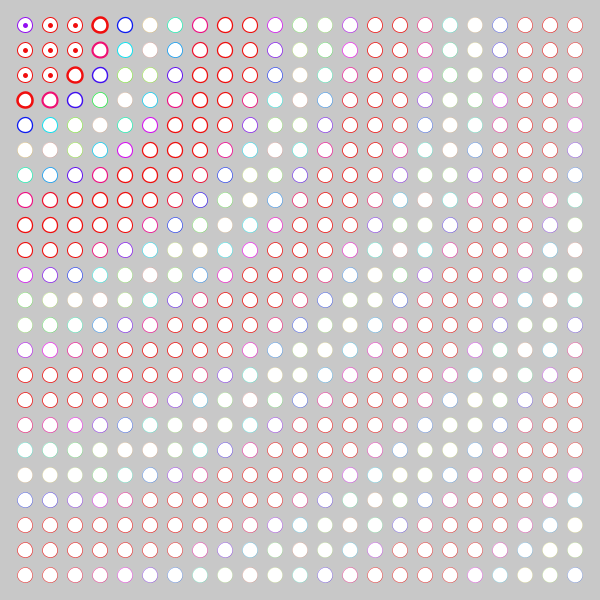
Frame 1 (no input)
Frame 60 (the mouse pressed at the canvas centre just before this capture): identical to frame 1, image omitted
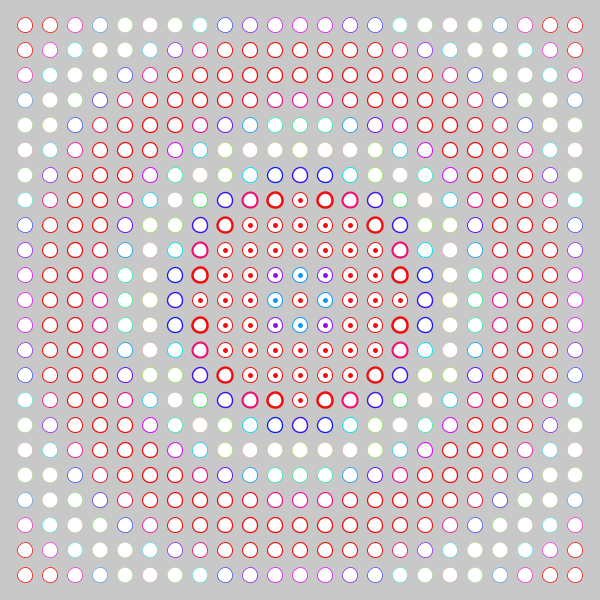
Frame 120 (the mouse held since frame 60 and released just before this capture)

The Processing sketch that drew these frames (run headless with seeded random() and noise(); from frame 60 on, the mouse is pressed at the canvas centre):

// Processing sketch: processing_145155
// ── processing_145155.pde

float x,y,distance;
void setup(){
  size(600,600);
  //noCursor();
  colorMode(HSB);
}
void draw(){
  background(200);
  for(int j=25; j<600; j+=25){
  for(int i=25; i<600; i+=25){
    
    x=abs(i-mouseX);
    y=abs(j-mouseY);
    distance=abs(sqrt(sq(x)+sq(y)));
    strokeWeight(abs((300/distance)*sin(distance/50)));
    stroke((abs(300*sin(distance/50))),240,240);
    if(100/distance>=1){
    strokeWeight(1);
  }
  ellipse(i,j,15,15);
  if(distance<=100){
    strokeWeight(100/distance);
    if(100/distance>=7){
    strokeWeight(8);
  }
  strokeWeight(5);
    point(i,j);
  }
}
}
  if(key=='d'){
    mouseX+=10;
  }
  if(key=='a'){
    mouseX-=10;
  }
  if(key=='s'){
    mouseY+=10;
  }
  if(key=='w'){
    mouseY-=10;
  }
}
